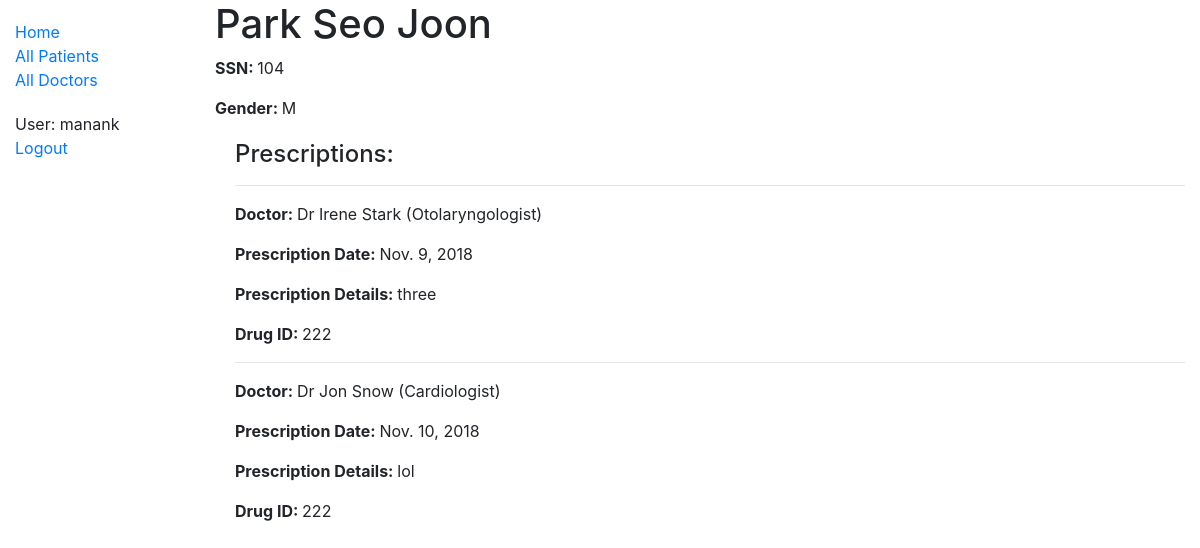
The page /catalog/patient/104/ (signed in) on the database its author committed.
### catalog/models.py (models this page shows, shortened)
class Patient(models.Model):
    GENDER_CHOICES = [('M', 'Male'), ('F', 'Female')]
    ssn = models.IntegerField('SSN', blank=False, primary_key=True)
    first_name = models.CharField('First Name', max_length=50)
    last_name = models.CharField('Last Name', max_length=50)
    gender = models.CharField(max_length=1, choices=GENDER_CHOICES)
    class Meta:
        ordering = ['first_name', 'last_name']

class Prescription(models.Model):
    patient = models.ForeignKey(Patient, on_delete=models.SET_NULL, null=True)
    doctor = models.ForeignKey(Doctor, on_delete=models.SET_NULL, null=True)
    dop = models.DateField(null=True, blank=False)
    desc = models.TextField('Prescription', help_text='Enter the prescription : ', null=True)
    drug = models.ForeignKey(Pharmacy, help_text='Enter the drug id', on_delete=models.SET_NULL, null=True, blank=False)
    class Meta:
        ordering = ['patient']

class Doctor(models.Model):
    PREFIX = [('Dr', 'Dr')]
    ssn = models.IntegerField('SSN', blank=False, primary_key=True)
    prefix = models.CharField(max_length=2, choices=PREFIX)
    first_name = models.CharField('First Name', max_length=50)
    last_name = models.CharField('Last Name', max_length=50)
    hosp_id = models.ForeignKey(Hospital, on_delete=models.SET_NULL, null=True)
    specialty = models.CharField(max_length=50)
    def __str__(self):
        return f'{self.prefix} {self.first_name} {self.last_name} ({self.specialty})'
    class Meta:
        ordering = ['first_name', 'last_name']

class Pharmacy(models.Model):
    id = models.IntegerField('ID', primary_key=True)
    drugid = models.IntegerField('DrugID', blank=False, null=True)
    class Meta:
        ordering = ['id']
    def __str__(self):
        return f'{self.drugid}'

### catalog/views.py (the view)
# urls.py: path('patient/<int:pk>/', views.PatientDetailView.as_view(), name='patient-detail'),
class PatientDetailView(generic.DetailView):
    model = Patient

### catalog/templates/catalog/patient_detail.html
{% extends "base.html" %}
{% block content %}
  <h1>{{ patient.first_name }} {{ patient.last_name}}</h1>
  <p><strong>SSN: </strong> {{ patient.ssn }}</p>
  <p><strong>Gender: </strong> {{ patient.gender }}</p>
  <div style="margin-left:20px;margin-top:20px">
    <h4>Prescriptions: </h4>
    {% for p in patient.prescription_set.all %}
      <hr>
      <p><strong>Doctor: </strong> {{p.doctor}}</p>
      <p><strong>Prescription Date: </strong> {{p.dop}}</p>
      <p><strong>Prescription Details: </strong> {{p.desc}}</p>
      <p><strong>Drug ID: </strong> {{p.drug}}</p>
    {% endfor %}
  </div>
{% endblock %}

### catalog/templates/base.html (shortened to what this page needs)
<!DOCTYPE html>
<html lang="en">
<head>
  <link rel="stylesheet" href="https://stackpath.bootstrapcdn.com/bootstrap/4.1.3/css/bootstrap.min.css">
  {% load static %}
  <link rel="stylesheet" href="{% static 'css/styles.css' %}">
</head>
<body>
  <div class="container-fluid">
    <div class="row">
      <div class="col-sm-2">
      {% block sidebar %}
        <ul class="sidebar-nav">
          <li><a href="{% url 'index' %}">Home</a></li>
          <li><a href="{% url 'patients' %}">All Patients</a></li>
          <li><a href="{% url 'doctors' %}">All Doctors</a></li>
        </ul>
     {% endblock %}
        <ul class="sidebar-nav">
         {% if user.is_authenticated %}
           <li>User: {{ user.get_username }}</li>
           <li><a href="{% url 'logout'%}?next={{request.path}}">Logout</a></li>
         {% else %}
            <li><a href="{% url 'login'%}?next={{request.path}}">Login</a></li>
          {% endif %}
         </ul>
      </div>
      <div class="col-sm-10 ">{% block content %}{% endblock %}
      </div>
    </div>
  </div>
</body>
</html>

### catalog/static/styles.css (style rules this page uses)
.sidebar-nav { margin-top: 20px; padding: 0; list-style: none; }

### rows shown on the page
Patient: first_name "Park", last_name "Seo Joon", ssn "104", gender "M"
Prescription: doctor "Dr Irene Stark (Otolaryngologist)", dop "Nov. 9, 2018", desc "three", drug "222"
Prescription: doctor "Dr Jon Snow (Cardiologist)", dop "Nov. 10, 2018", desc "lol", drug "222"

### other values the page prints
{{ user.get_username }} "manank"
